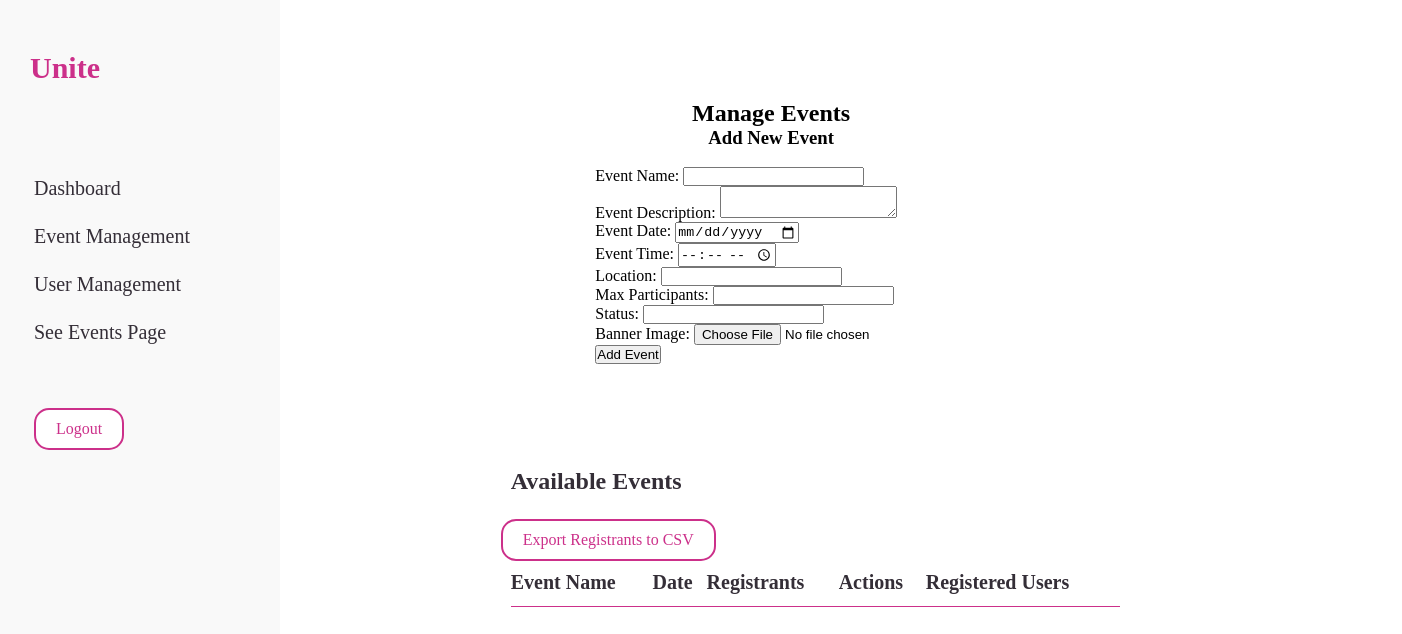
/event_management.php, run on an earlier commit of the app's database.
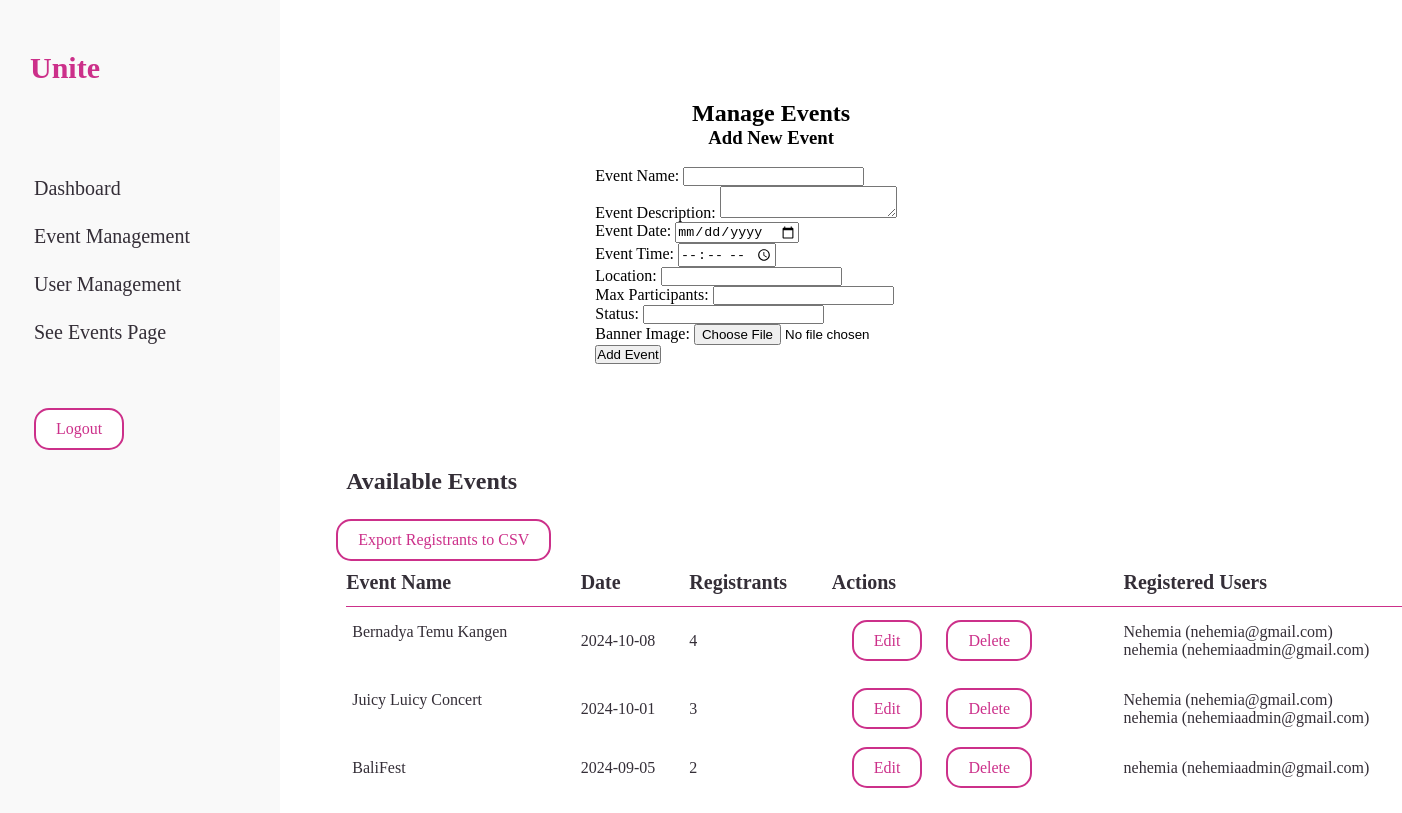
And on a later commit of the database.
### tables this page shows
CREATE TABLE `events` (
  `event_id` int(11) NOT NULL,
  `event_name` varchar(100) NOT NULL,
  `event_description` text DEFAULT NULL,
  `event_date` date NOT NULL,
  `event_time` time NOT NULL,
  `location` varchar(255) DEFAULT NULL,
  `max_participants` int(11) NOT NULL,
  `current_participants` int(11) DEFAULT 0,
  `status` varchar(100) DEFAULT NULL,
  `banner_image` varchar(255) DEFAULT NULL,
  `created_at` timestamp NOT NULL DEFAULT current_timestamp()
);

CREATE TABLE `users` (
  `user_id` int(11) NOT NULL,
  `name` varchar(100) NOT NULL,
  `email` varchar(100) NOT NULL,
  `password` varchar(255) NOT NULL,
  `created_at` timestamp NOT NULL DEFAULT current_timestamp(),
  `phone` varchar(15) DEFAULT NULL,
  `role` enum('admin','user') NOT NULL DEFAULT 'user'
);

### event_management.php (the view, shortened to what this page needs)
<?php
$host = 'localhost';
$dbname = 'unite';
$username = 'root';
$password = '';
try {
    $pdo = new PDO("mysql:host=$host;dbname=$dbname", $username, $password);
    $pdo->setAttribute(PDO::ATTR_ERRMODE, PDO::ERRMODE_EXCEPTION);
    $pdo->exec("SET NAMES 'utf8'");
} catch (PDOException $e) {
    die("Connection failed: " . $e->getMessage());
}
$stmt = $pdo->query("SELECT * FROM events");
$events = $stmt->fetchAll(PDO::FETCH_ASSOC);
$registrations = [];
foreach ($events as $event) {
    $stmt = $pdo->prepare("SELECT u.name, u.email FROM event_registrations er JOIN users u ON er.user_id = u.user_id WHERE er.event_id = ?");
    $stmt->execute([$event['event_id']]);
    $registrations[$event['event_id']] = $stmt->fetchAll(PDO::FETCH_ASSOC);
}
?>
<!DOCTYPE html>
<html lang="en">
<head>
    <link rel="stylesheet" href="event_management.css">
</head>
<body>
<div class="container">
<section id="sidebar">
		<a href="#" class="brand">
			<span class="text" style="padding-left: 20px;">Unite</span>
		</a>
		<ul class="side-menu top">
			<li class="active">
				<a href="admindashboard.php">
					<span class="text" style="padding-left: 20px;">Dashboard</span>
				</a>
			</li>
			<li>
				<a href="event_management.php">
					<span class="text" style="padding-left: 20px;">Event Management</span>
				</a>
			</li>
			<li>
				<a href="user_management.php">
					<span class="text" style="padding-left: 20px;">User Management</span>
				</a>
			</li>
            <li>
				<a href="events.php">
					<span class="text" style="padding-left: 20px;">See Events Page</span>
				</a>
			</li>
		</ul>
		<ul class="side-menu">
			<li>
            <form method="POST" style="display: inline;">
                <button name="logout" class="button" style="padding-left:20px;">Logout</button>
            </form>
        </li>
		</ul>
	</section>
    <main class="main-content">
        <section class="event-management">
            <h2>Manage Events</h2>
            <h3>Add New Event</h3>
            <br>
            <form method="POST" enctype="multipart/form-data">
                <label for="event_name">Event Name:</label>
                <input type="text" name="event_name" required>
                <br>
                <label for="event_description">Event Description:</label>
                <textarea name="event_description" required></textarea>
                <br>
                <label for="event_date">Event Date:</label>
                <input type="date" name="event_date" required>
                <br>
                <label for="event_time">Event Time:</label>
                <input type="time" name="event_time" required>
                <br>
                <label for="location">Location:</label>
                <input type="text" name="location" required>
                <br>
                <label for="max_participants">Max Participants:</label>
                <input type="number" name="max_participants" required>
                <br>
                <label for="status">Status:</label>
                <input type="text" name="status" required>
                <br>
                <label for="banner_image">Banner Image:</label>
                <input type="file" name="banner_image" accept="image/*" required>
                <br>
                <button type="submit" name="add_event" href="admindashboard.php">Add Event</button>
            </form>
            <section id="content">
		<main>
			<div class="table-data">
				<div class="order">
					<div class="head">
						<h3>Available Events</h3>
					</div>
					<table>
    <tr>
        <th>Event Name</th>
        <th>Date</th>
        <th>Registrants</th>
        <th>Actions</th>
        <th>Registered Users</th>
    </tr>
    <?php foreach ($events as $event): ?>
        <tr>
            <td><?php echo htmlspecialchars($event['event_name']); ?></td>
            <td><?php echo htmlspecialchars($event['event_date']); ?></td>
            <td><?php echo htmlspecialchars($event['current_participants']); ?></td>
            <td>
                <a href="edit_event.php?id=<?php echo $event['event_id']; ?>" class="button">Edit</a>
                <a href="?delete_event=<?php echo $event['event_id']; ?>" class="button" onclick="return confirm('Are you sure you want to delete this event?');">Delete</a>
            </td>
            <td>
                <?php if (!empty($registrations[$event['event_id']])): ?>
                    <ul>
                        <?php foreach ($registrations[$event['event_id']] as $user): ?>
                            <li><?php echo htmlspecialchars($user['name']) . ' (' . htmlspecialchars($user['email']) . ')'; ?></li>
                        <?php endforeach; ?>
                    </ul>
                <?php else: ?>
                    <p>No registrants</p>
                <?php endif; ?>
            </td>
        </tr>
    <?php endforeach; ?>
    <form method="POST" >
                 <button style="margin-left: -10px; margin-bottom:10px;" type="submit" name="export_csv" class="button">Export Registrants to CSV</button>
            </form>
</table>
				</div>
			</div>
		</main>
	</section>
        </section>
    </main>
</div>
</body>
</html>

What changed in the data, as far as the page shows it:
added events: event_name "Bernadya Temu Kangen", event_date "2024-10-08", current_participants "4"
added users: name "Nehemia", email "nehemia@gmail.com"
added users: name "nehemia", email "nehemiaadmin@gmail.com"
added events: event_name "Juicy Luicy Concert", event_date "2024-10-01", current_participants "3"
added events: event_name "BaliFest", event_date "2024-09-05", current_participants "2"
